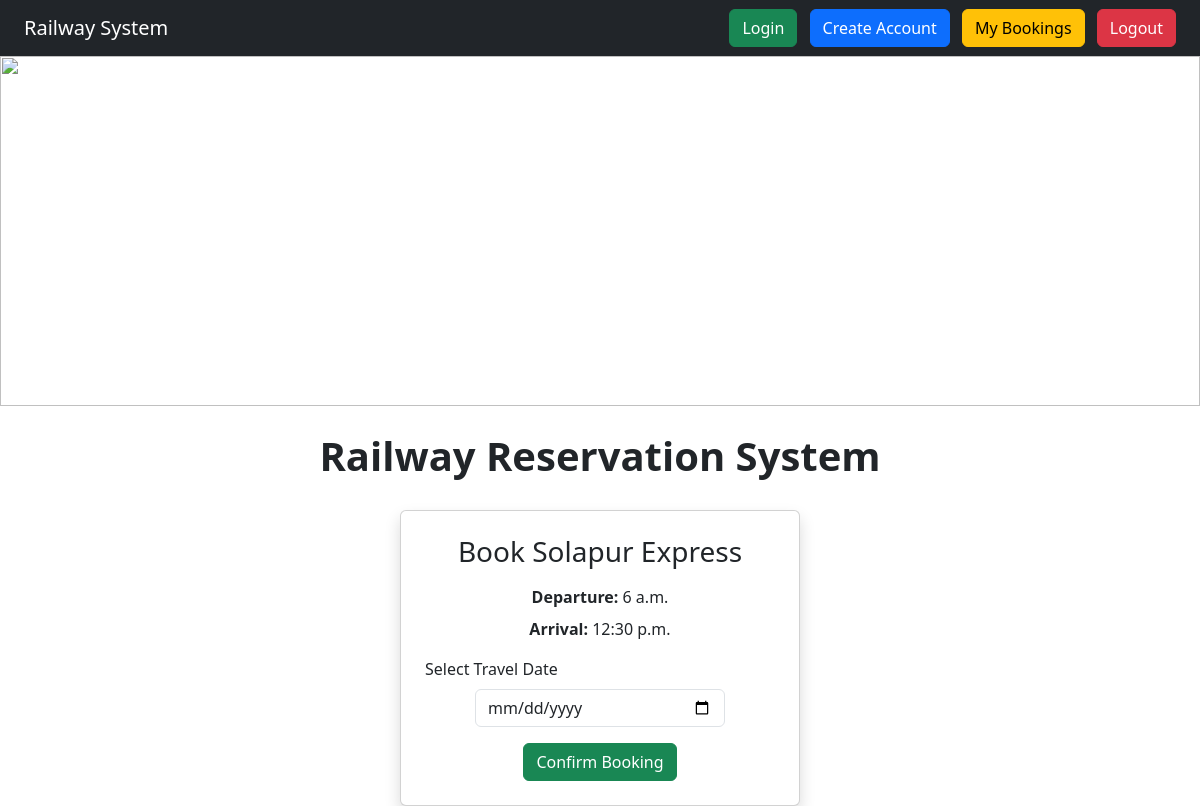
The app's page /book/6/ (signed in) with its own data.
### reservation/models.py (models this page shows, shortened)
class Train(models.Model):
    TRAIN_TYPES = (
        ('AC', 'AC'),
        ('Sleeper', 'Sleeper'),
        ('General', 'General'),
    )
    train_number = models.CharField(max_length=20,default="TEMP123")
    name = models.CharField(max_length=100)
    source = models.CharField(max_length=100)
    destination = models.CharField(max_length=100)
    departure_time = models.TimeField(default="00:00:00")
    arrival_time = models.TimeField(default="00:00:00")
    price = models.IntegerField(default=500)
    coach_type = models.CharField(
    max_length=20,
    choices=[
        ('AC', 'AC'),
        ('Sleeper', 'Sleeper'),
        ('General', 'General')
    ],
    default='AC'
)
    seats = models.IntegerField()

### reservation/views.py (the view, shortened to what this page needs)
# urls.py: path('book/<int:train_id>/', views.book_train, name="book"),
@login_required
def book_train(request, train_id):
    train = get_object_or_404(Train, id=train_id)
    return render(request, 'reservation/book.html', {'train': train})

### reservation/templates/reservation/book.html (shortened to what this page needs)
{% extends 'reservation/base.html' %}
{% block content %}
<div class="d-flex justify-content-center">
    <div class="card shadow p-4 text-center" style="width: 400px;">
        <h3 class="mb-3">Book {{ train.name }}</h3>
        <p class="mb-2"><strong>Departure:</strong> {{ train.departure_time }}</p>
        <p class="mb-3"><strong>Arrival:</strong> {{ train.arrival_time }}</p>
        <form method="POST">
            <div class="mb-3 text-start">
                <label class="form-label">Select Travel Date</label>
                <input type="date" name="travel_date"
                       class="form-control"
                       style="width: 250px; margin: auto;"
                       required>
            </div>
            <button type="submit" class="btn btn-success">
                Confirm Booking
            </button>
        </form>
    </div>
</div>
{% endblock %}

### records on screen
Train: name "Solapur Express", departure_time "6 a.m.", arrival_time "12:30 p.m."
